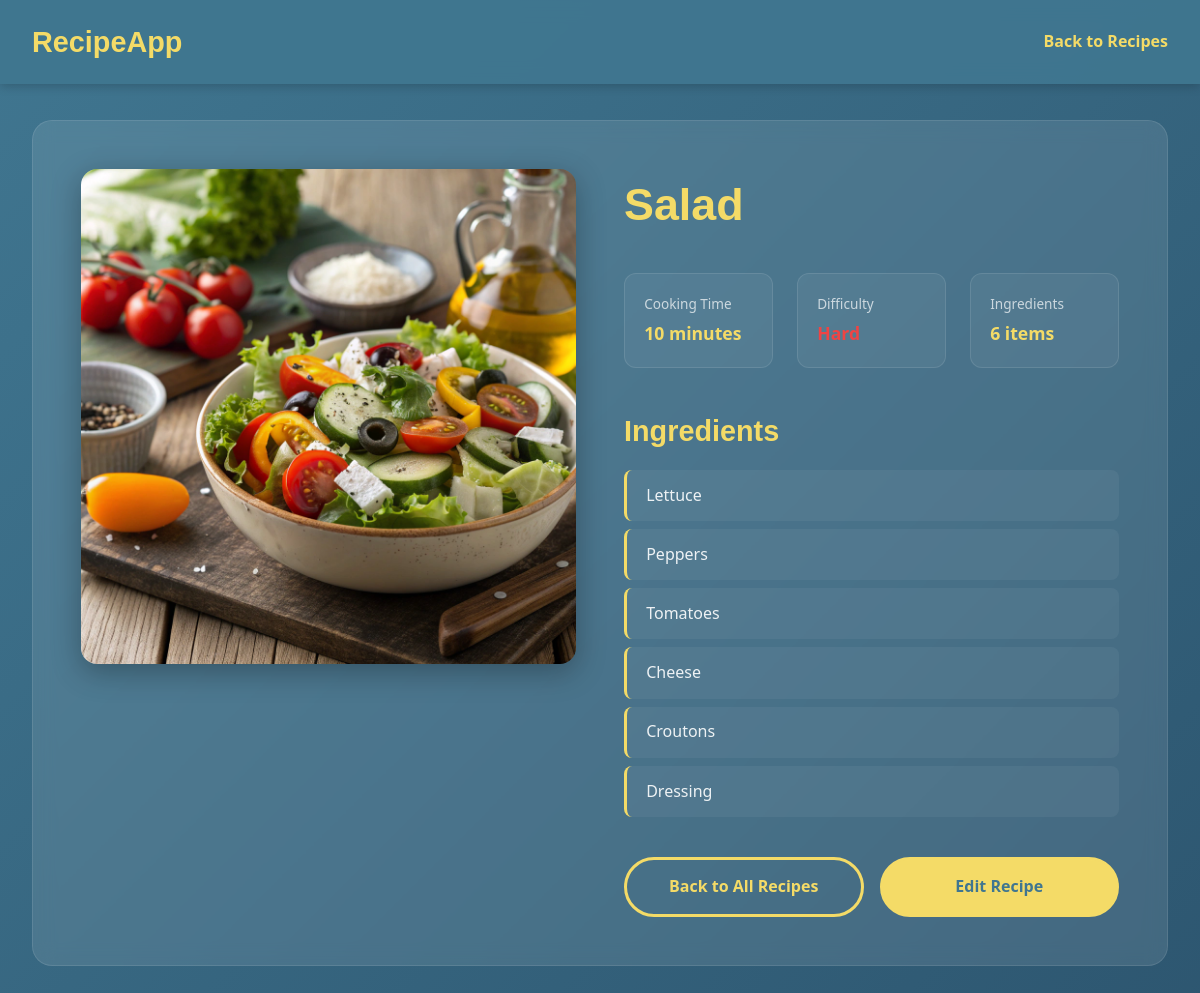
The app's page /detail/3/ (signed in) with its own data.
### recipes/models.py (models this page shows, shortened)
class Recipe(models.Model):
    name = models.CharField(max_length=50)
    ingredients = models.CharField(
        max_length=225, help_text="Enter the ingredients, separated by a comma"
    )
    cooking_time = models.IntegerField(help_text="Cooking time in minutes")
    difficulty = None
    pic = models.ImageField(upload_to='recipes', default='no_picture.jpg')
    @property
    def calculate_difficulty(self):
        ingredients = self.ingredients.split(", ")
        if self.cooking_time < 10 and len(ingredients) < 4:
            return "Easy"
        elif self.cooking_time < 10 and len(ingredients) >= 4:
            return "Medium"
        elif self.cooking_time >= 10 and len(ingredients) < 4:
            return "Intermediate"
        elif self.cooking_time >= 10 and len(ingredients) >= 4:
            return "Hard"
        return difficulty

### recipes/views.py (the view)
# urls.py: path('detail/<int:id>/', views.recipes_details, name='detail')
@login_required(login_url='/login/')
def recipes_details(request, id):
    recipe = get_object_or_404(Recipe, pk=id)
    ingredients_list = recipe.ingredients.split(", ")
    return render(request, "recipes/recipes_details.html", {
        "recipe": recipe,
        "ingredients_list": ingredients_list,
    })

### recipes/templates/recipes/recipes_details.html (shortened to what this page needs)
<!DOCTYPE html>
<html lang="en">
<head>
  {% load static %}
  <link rel='stylesheet' type='text/css' href="{% static 'recipes/css/styles.css' %}">
</head>
<body>
  <nav class="navbar">
    <div class="navbar-content">
      <a href="{% url 'recipes:home' %}" class="logo">RecipeApp</a>
      <a href="{% url 'recipes:list' %}" class="nav-link">Back to Recipes</a>
    </div>
  </nav>
  <section class="recipe-detail-section">
    <div class="detail-container">
      <div class="detail-image-wrapper">
        {% if recipe.pic %}
          <img src="{{ recipe.pic.url }}" alt="{{ recipe.name }}" class="detail-image">
        {% else %}
          <div class="detail-placeholder">No Image Available</div>
        {% endif %}
      </div>
      <div class="detail-content">
        <h1>{{ recipe.name }}</h1>
        <div class="quick-stats">
          <div class="stat-item">
            <div>
              <p class="stat-label">Cooking Time</p>
              <p class="stat-value">{{ recipe.cooking_time }} minutes</p>
            </div>
          </div>
          <div class="stat-item">
            <div>
              <p class="stat-label">Difficulty</p>
              <p class="stat-value difficulty-{{ recipe.calculate_difficulty|lower }}">
              </p>
            </div>
          </div>
          <div class="stat-item">
            <div>
              <p class="stat-label">Ingredients</p>
              <p class="stat-value">{{ recipe.ingredients|wordcount }} items</p>
            </div>
          </div>
        </div>
        <div class="detail-section">
          <h2>Ingredients</h2>
          <ul class="ingredients-list">
            {% for ingredient in ingredients_list %}
              <li>{{ ingredient }}</li>
            {% endfor %}
          </ul>
        </div>
        <div class="detail-actions">
          <a href="{% url 'recipes:list' %}" class="detail-button secondary">Back to All Recipes</a>
          <a href="/admin/recipes/recipe/{{ recipe.pk }}/change/" class="detail-button primary">Edit Recipe</a>
        </div>
      </div>
    </div>
  </section>
</body>
</html>

### recipes/static/recipes/css/styles.css (style rules this page uses)
* { margin: 0; padding: 0; box-sizing: border-box; }
body { font-family: 'Segoe UI', Tahoma, Geneva, Verdana, sans-serif; background: linear-gradient(135deg, #407690 0%, #2d5670 100%); color: #fff; line-height: 1.6; min-height: 100vh; }
.navbar { background: rgba(64, 118, 144, 0.95); padding: 1.2rem 2rem; box-shadow: 0 2px 10px rgba(0, 0, 0, 0.2); position: fixed; top: 0; left: 0; right: 0; z-index: 1000; backdrop-filter: blur(10px); }
.navbar-content { max-width: 1200px; margin: 0 auto; display: flex; justify-content: space-between; align-items: center; }
.logo { font-size: 1.8rem; font-weight: 700; color: #f4db67; text-decoration: none; font-family: 'Gill Sans', 'Gill Sans MT', Calibri, 'Trebuchet MS', sans-serif; }
.nav-link { color: #f4db67; text-decoration: none; font-weight: 600; transition: all 0.3s ease; font-size: 1rem; }
.recipe-detail-section { padding: 120px 2rem 80px; max-width: 1200px; margin: 0 auto; }
.detail-container { display: grid; grid-template-columns: 1fr 1fr; gap: 3rem; background: rgba(255, 255, 255, 0.1); backdrop-filter: blur(10px); border-radius: 20px; padding: 3rem; border: 1px solid rgba(255, 255, 255, 0.1); }
.detail-image-wrapper { position: sticky; top: 120px; height: fit-content; }
.detail-image { width: 100%; height: auto; border-radius: 16px; box-shadow: 0 8px 30px rgba(0, 0, 0, 0.3); }
.detail-content h1 { font-family: 'Gill Sans', 'Gill Sans MT', Calibri, 'Trebuchet MS', sans-serif; font-size: 2.8rem; color: #f4db67; margin-bottom: 2rem; }
.quick-stats { display: grid; grid-template-columns: repeat(3, 1fr); gap: 1.5rem; margin-bottom: 2.5rem; }
.stat-item { background: rgba(255, 255, 255, 0.05); padding: 1.2rem; border-radius: 12px; display: flex; align-items: center; gap: 1rem; border: 1px solid rgba(255, 255, 255, 0.1); }
.stat-label { font-size: 0.85rem; color: rgba(255, 255, 255, 0.7); margin-bottom: 0.3rem; }
.stat-value { font-size: 1.1rem; font-weight: 600; color: #f4db67; }
.difficulty-hard { color: #ef4444 !important; }
.detail-section { margin-bottom: 2rem; }
.detail-section h2 { font-family: 'Gill Sans', 'Gill Sans MT', Calibri, 'Trebuchet MS', sans-serif; font-size: 1.8rem; color: #f4db67; margin-bottom: 1rem; }
.ingredients-list { list-style: none; padding: 0; }
.ingredients-list li { padding: 0.8rem 1.2rem; margin-bottom: 0.5rem; background: rgba(255, 255, 255, 0.05); border-radius: 8px; border-left: 3px solid #f4db67; color: rgba(255, 255, 255, 0.9); }
.detail-actions { display: flex; gap: 1rem; margin-top: 2.5rem; }
.detail-button { padding: 14px 30px; border-radius: 50px; text-decoration: none; font-weight: 600; font-size: 1rem; transition: all 0.3s ease; display: inline-block; text-align: center; flex: 1; }
.detail-button.primary { background-color: #f4db67; color: #407690; border: 3px solid #f4db67; }
.detail-button.secondary { background-color: transparent; color: #f4db67; border: 3px solid #f4db67; }

### records on screen
Recipe: pic (picture), name "Salad", cooking_time "10", ingredients "6"

### other values on screen
{{ ingredient }} "Lettuce" "Peppers" "Tomatoes" "Cheese" "Croutons" "Dressing"
